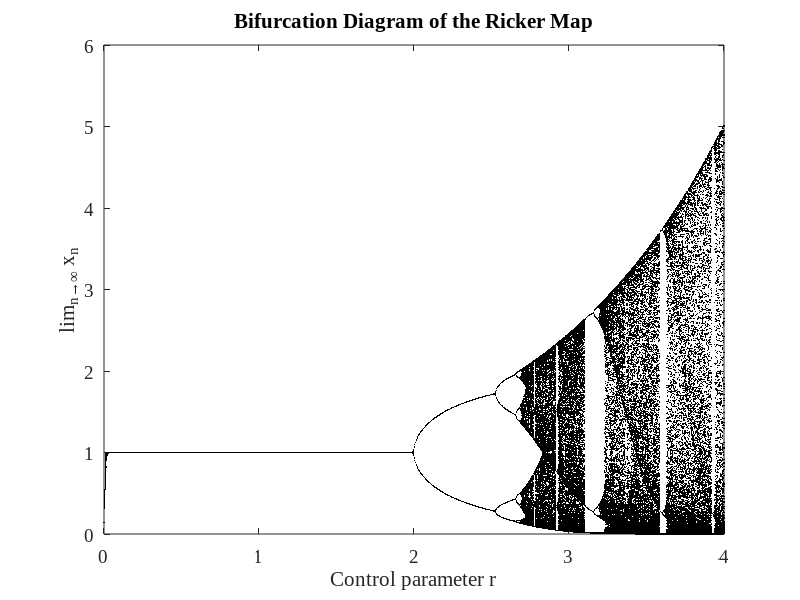

Here is the MATLAB script that generated this plot:
clear variables
set(0,'DefaultAxesFontName','Times New Roman','DefaultAxesFontSize',14)

Nr = 1024;
r_vec = linspace(0,4.0,Nr);

Ntrans = 256;
NT = 256;
xstart = sqrt(2)/10;


for k = 1:Nr   
    x0 = xstart;
    r = r_vec(k);    
    
    for j = 1:Ntrans
        x0 = x0*exp(r*(1-x0));
    end    
    
    x(1,k) = x0;    
    
    for q = 1:NT-1
        x(q+1,k)= x(q,k)*exp(r*(1-x(q,k)));
    end

end
 
figure(2)
plot(r_vec,x,'k.','MarkerSize',1)
xlabel('Control parameter r')
ylabel('lim_{n\rightarrow\infty} x_n')
title ('Bifurcation Diagram of the Ricker Map')
